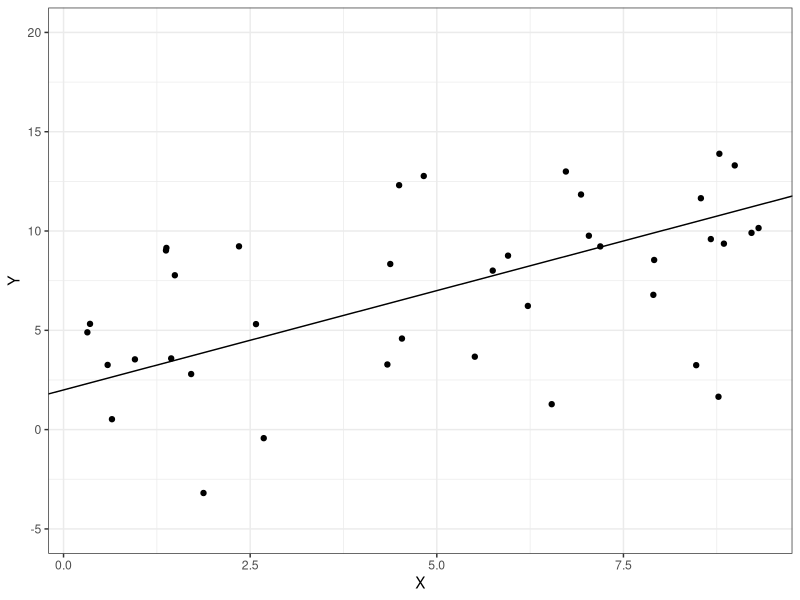
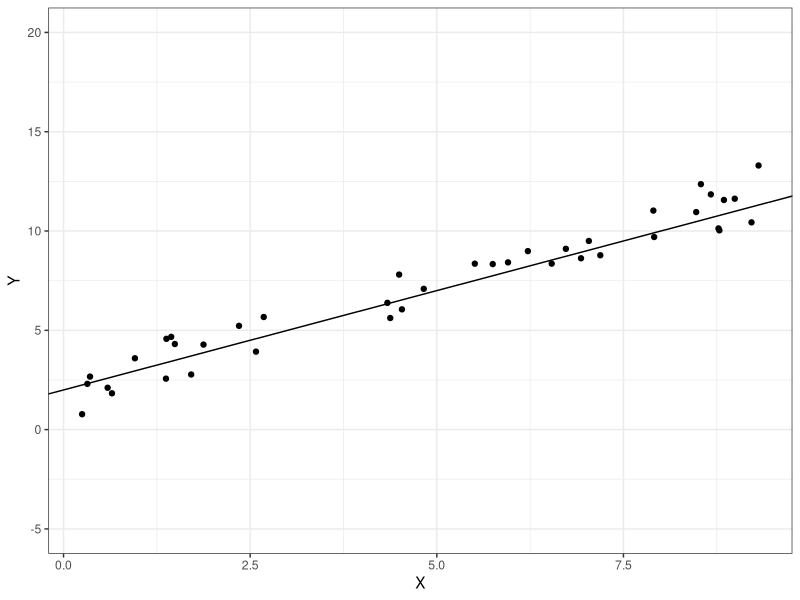

Write R code to recreate these figures, in order.
## ---- chunk 1
#| echo: false
#| message: false
#| fig.show: hold
#| out.width: 75%
#| fig.align: center
library(ggplot2)
set.seed(123456789)
bet0 <- 2
bet1 <- 1
X <- runif(40, 0, 10)
U1 <- rnorm(40, sd=4)
U2 <- rnorm(40, sd=1)
Y1 <- bet0 + bet1*X + U1
Y2 <- bet0 + bet1*X + U2
ggplot(data.frame(Y=Y1, X=X), aes(y=Y,x=X)) + 
  geom_point() + 
  geom_abline(slope=bet1, intercept=bet0) + 
  theme_bw() + 
  ylim(c(-5,20))
ggplot(data.frame(Y=Y2, X=X), aes(y=Y,x=X)) + 
  geom_point() + 
  geom_abline(slope=bet1, intercept=bet0) + 
  theme_bw() + 
  ylim(c(-5,20))
